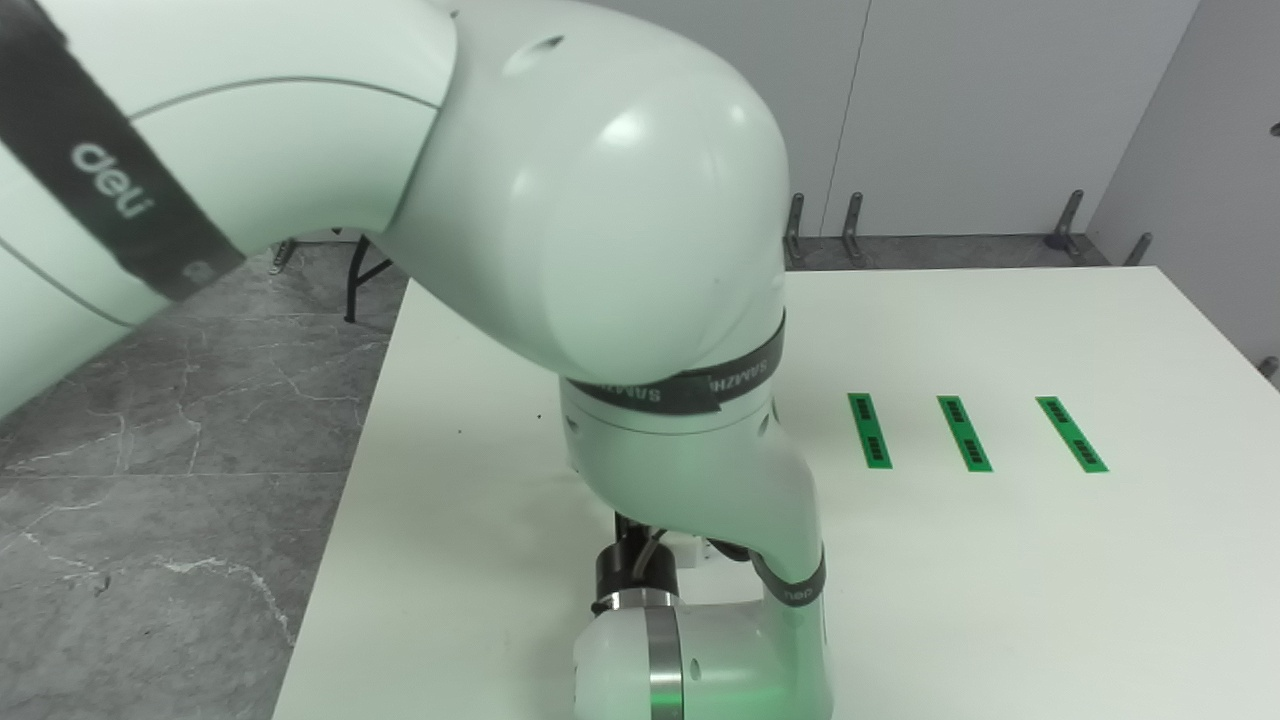
#> input picture captures/20260903_222646_zed.jpg, 1280 x 720 px
$ python -i alignment_detector.py   (imports and definitions only)
#> lines starting #> are read from the running program, lines starting #| are printed output that depends on the picture; after the words box and inside, x2 and y2 are one past the last pixel; in counts of white or black regions, pixels touching at a corner belong together
#> further down, picture is the input picture: shape (720, 1280, 3); mean B, G, R 147.1, 156.5, 144.9
"""Detect the black base and its grey thermal pad in table-camera images."""

from __future__ import annotations

from dataclasses import dataclass
import cv2
import numpy as np


@dataclass(frozen=True)
class Target:
    center: tuple[float, float]
    base_box: tuple[int, int, int, int]
    area: float
    confidence: float


def detect_target(image: np.ndarray) -> Target | None:
    hsv = cv2.cvtColor(image, cv2.COLOR_BGR2HSV)
#> hsv: shape (720, 1280, 3); mean H, S, V 67.5, 20.7, 156.6
    value, saturation = hsv[:, :, 2], hsv[:, :, 1]
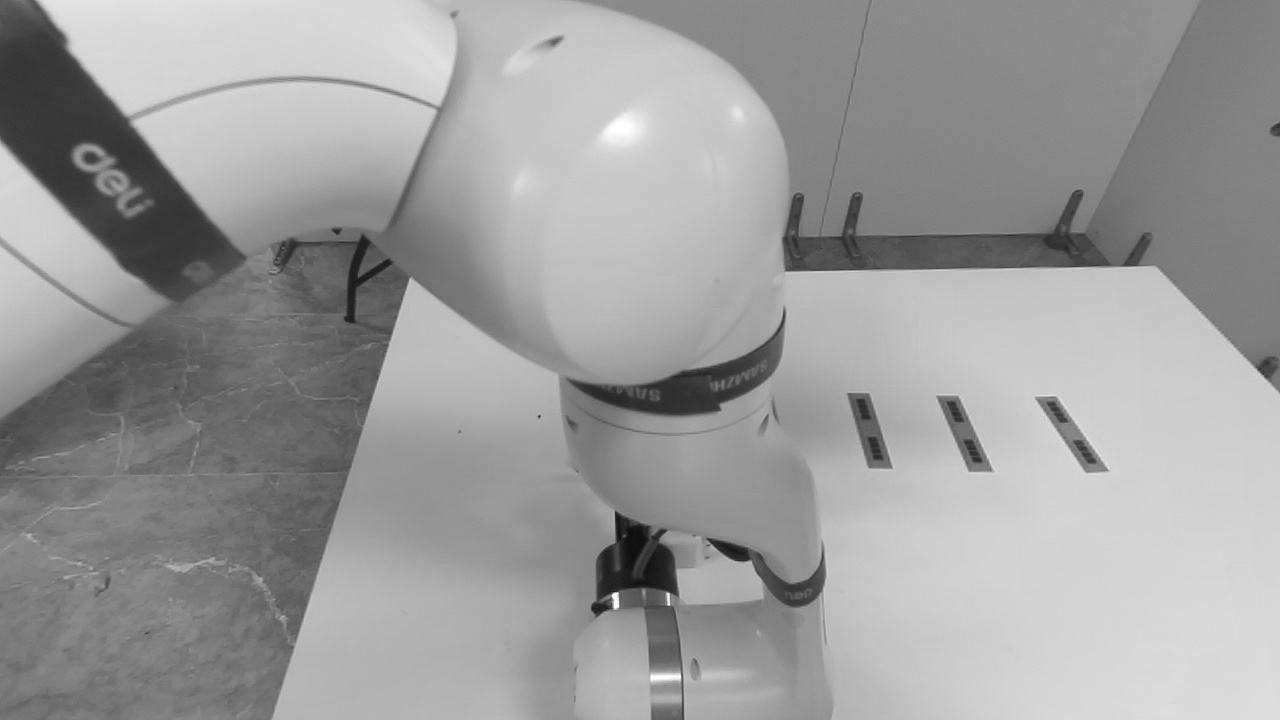
#> value: shape (720, 1280); min 12, max 255, mean 156.6
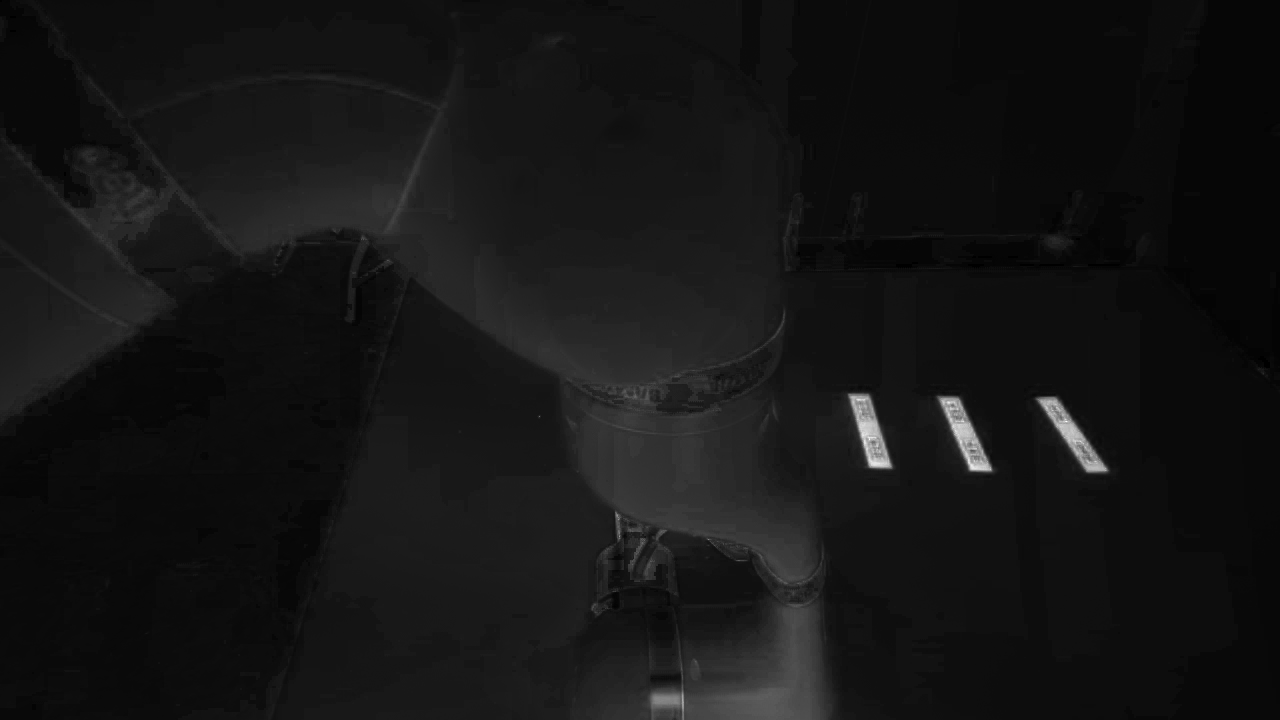
#> saturation: shape (720, 1280); min 0, max 255, mean 20.7
    dark = np.uint8((value < 85) & (saturation < 150)) * 255
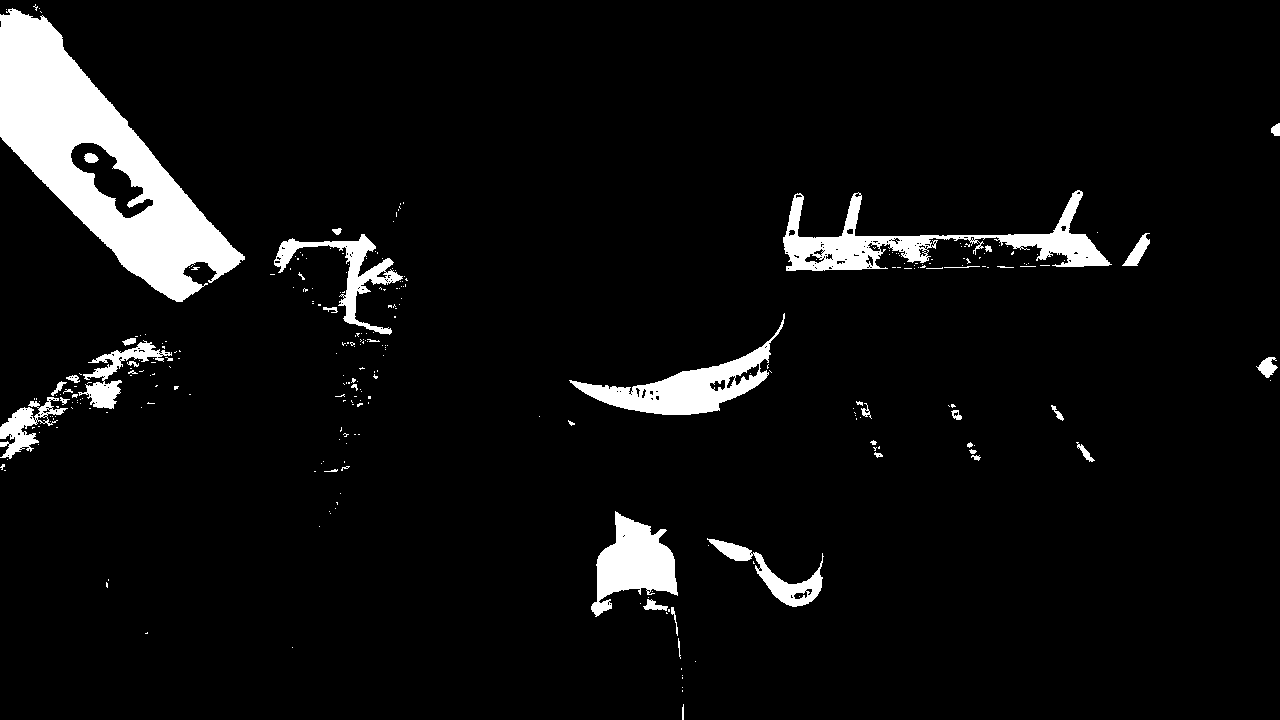
#> dark: shape (720, 1280); 6.1% white; 291 white regions (249 under 20 px), largest, box (x1, y1, x2, y2) and area: (0, 8, 245, 302) 26980, (783, 190, 1112, 271) 7531, (569, 313, 785, 415) 5654
    dark = cv2.morphologyEx(dark, cv2.MORPH_CLOSE, np.ones((9, 9), np.uint8))
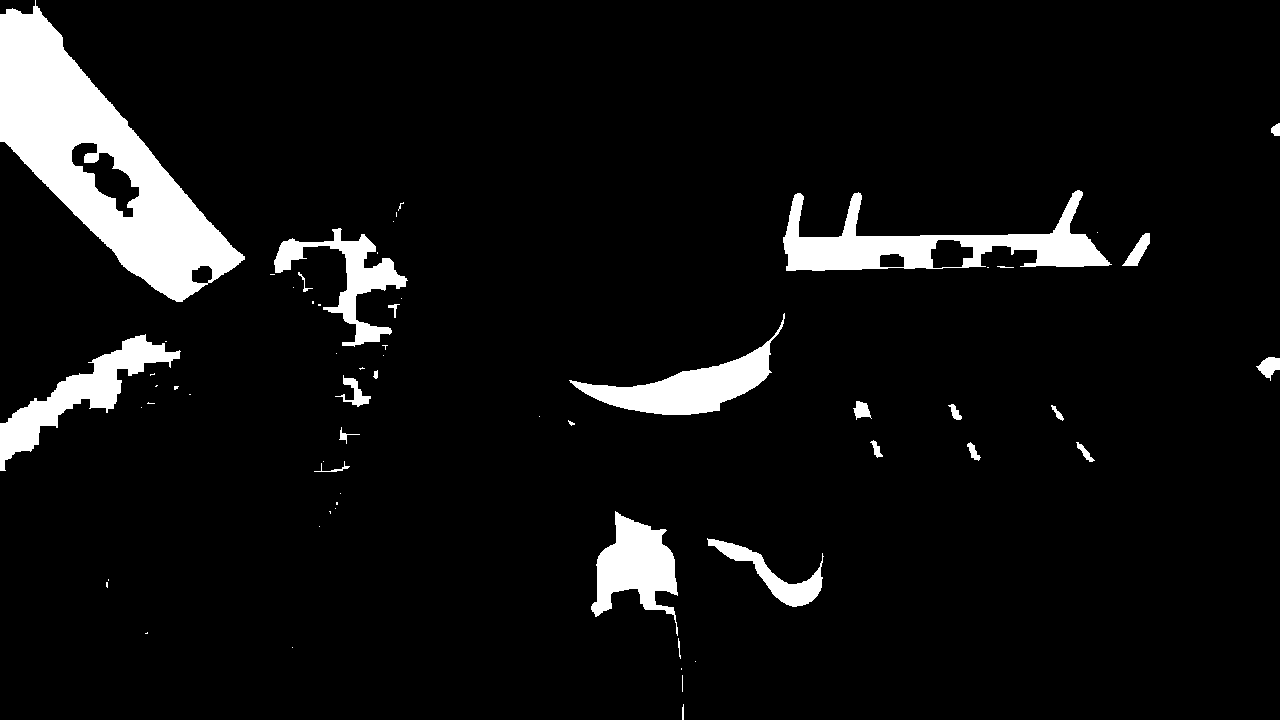
#> dark: shape (720, 1280); 6.9% white; 62 white regions (36 under 20 px)
    contours, _ = cv2.findContours(dark, cv2.RETR_EXTERNAL, cv2.CHAIN_APPROX_SIMPLE)
#> contours = 62 contours, 40 with area under 20; largest, box (x1, y1, x2, y2) and area: (0, 0, 245, 302) 29698, (783, 190, 1112, 271) 10370, (569, 313, 785, 415) 5926, (0, 334, 181, 471) 5778, (591, 511, 678, 636) 5132
    candidates = []
    height, width = image.shape[:2]
#> height = 720; width = 1280
    for contour in contours:
        area = cv2.contourArea(contour)
        x, y, w, h = cv2.boundingRect(contour)
        # Border-connected robot/cable silhouettes can contain a grey patch
        # and used to masquerade as the base.  Wait for the complete base to
        # enter the wrist frame before handing control over from the main view.
        if x <= 3 or y <= 3 or x + w >= width - 3 or y + h >= int(0.82 * height):
            continue
        if area < 0.008 * width * height or w < 45 or h < 35:
            continue
        rectangularity = area / max(1.0, w * h)
        if rectangularity < 0.45 or max(w / h, h / w) > 2.4:
            continue
        # The low-saturation mid-tone insert must overlap the black base box.
        roi_v = value[y:y+h, x:x+w]
        roi_s = saturation[y:y+h, x:x+w]
        grey = np.uint8((roi_v >= 70) & (roi_v <= 205) & (roi_s < 75)) * 255
        grey = cv2.morphologyEx(grey, cv2.MORPH_OPEN, np.ones((3, 3), np.uint8))
        grey_contours, _ = cv2.findContours(grey, cv2.RETR_EXTERNAL, cv2.CHAIN_APPROX_SIMPLE)
        grey_contours = [c for c in grey_contours if cv2.contourArea(c) >= 90]
        if not grey_contours:
            continue
        pad = max(grey_contours, key=cv2.contourArea)
        moments = cv2.moments(pad)
        if moments["m00"] <= 0:
            continue
        cx = x + moments["m10"] / moments["m00"]
        cy = y + moments["m01"] / moments["m00"]
        confidence = min(1.0, 0.55 * rectangularity + 0.45 * min(1.0, cv2.contourArea(pad) / 900))
        candidates.append(Target((cx, cy), (x, y, w, h), area, confidence))
#> this loop made 62 passes
#> (area, x, y, w, h) on passes 10, 12, 17, 19, 20, 21, 22, 26, 27, 29, 33, 35: (1934, 707, 538, 117, 69), (5132, 591, 511, 87, 125), (27.5, 314, 461, 36, 11), (95, 1076, 442, 19, 20), (95, 967, 442, 14, 19), (78, 870, 440, 13, 18), (41, 339, 427, 21, 17), (54.5, 1051, 405, 13, 16), (86.5, 948, 404, 14, 16), (184.5, 853, 401, 19, 19), (294, 335, 375, 36, 32), (21.5, 373, 370, 5, 9)
#> (area, x, y, w, h, rectangularity) on pass 60: (10370.5, 783, 190, 329, 81, 0.389)
#> after the loop, candidates = []
    return max(candidates, key=lambda item: item.confidence) if candidates else None


# [77 lines left out: functions horizontal_decision, wrist_vertical_robot_decision, detect_main_hint, detect_occluded_grey_pad, not called in this run]

>>> import cv2
>>> picture = cv2.imread('captures/20260903_222646_zed.jpg')
>>> result = detect_target(picture)

$ run again, on captures/pregrasp_black_base_reference_left.jpg
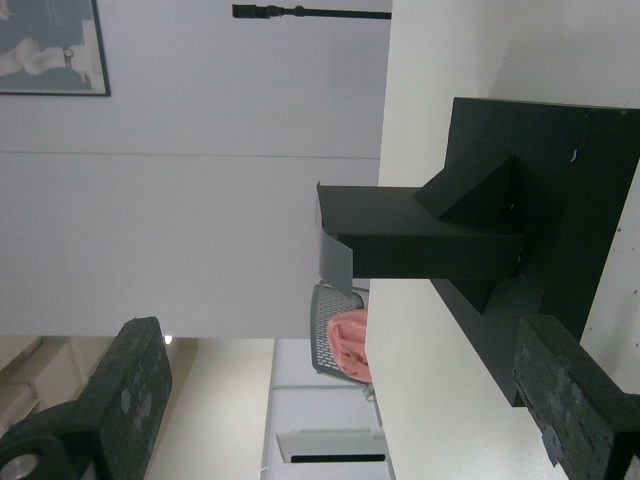
#> input picture captures/pregrasp_black_base_reference_left.jpg, 640 x 480 px
#> picture is the input picture: shape (480, 640, 3); mean B, G, R 113.9, 115.4, 112.4
#> hsv: shape (480, 640, 3); mean H, S, V 82.5, 32.3, 117.7
#> in detect_target, `dark = np.uint8((value < 85) & (saturation < 150)) * 255`:
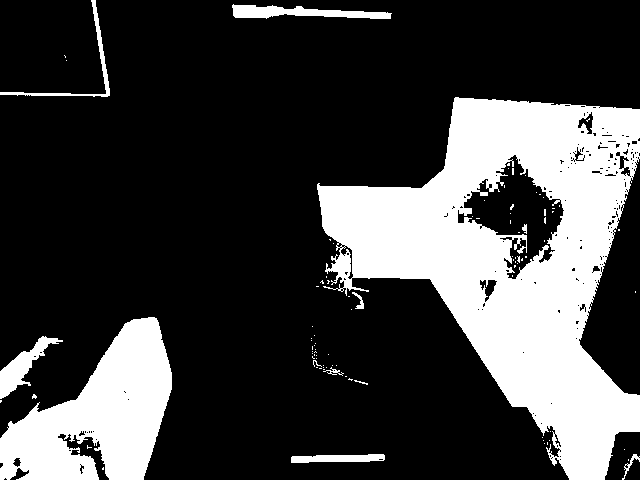
#> dark: shape (480, 640); 25.4% white; 95 white regions (83 under 20 px), largest, box (x1, y1, x2, y2) and area: (317, 97, 640, 480) 57728, (0, 317, 172, 480) 15891, (232, 4, 392, 19) 1324
#> in detect_target, `dark = cv2.morphologyEx(dark, cv2.MORPH_CLOSE, np.ones((9, 9), np.uint..`:
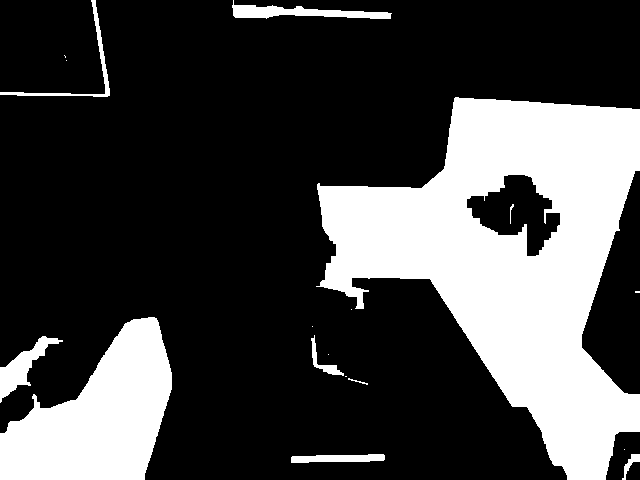
#> dark: shape (480, 640); 27% white; 18 white regions (8 under 20 px)
#> contours = 17 contours, 9 with area under 20; largest, box (x1, y1, x2, y2) and area: (316, 97, 640, 480) 64813, (0, 317, 172, 480) 16614, (0, 336, 63, 403) 1186, (232, 0, 392, 19) 1162, (291, 454, 385, 463) 552, (0, 0, 110, 97) 515, (311, 335, 344, 376) 230, (622, 454, 640, 480) 119
#> the loop in detect_target, `for contour in contours:` made 17 passes
#> (area, x, y, w, h) on passes 1, 2, 7, 8, 10, 13, 16, 17: (119, 622, 454, 18, 26), (551.5, 291, 454, 94, 9), (1185.5, 0, 336, 63, 67), (230, 311, 335, 33, 41), (16614.5, 0, 317, 172, 163), (64813, 316, 97, 324, 383), (1161.5, 232, 0, 160, 19), (515, 0, 0, 110, 97)
#> after the loop in detect_target, `for contour in contours:`: candidates = []
